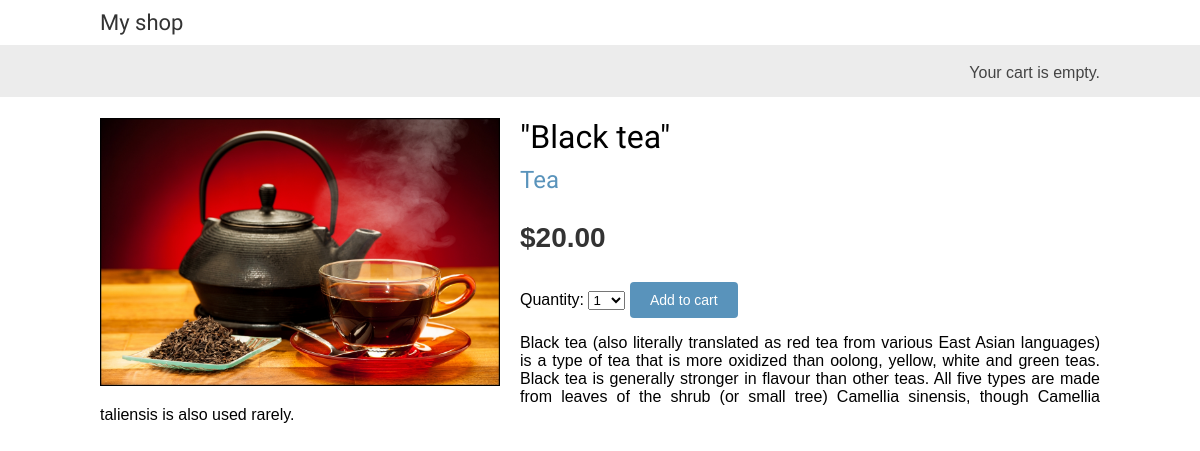
/2/black-tea/, run on the app's committed database.
### shop/models.py (models this page shows, shortened)
class  Product(models.Model):
    category = models.ForeignKey(Category,
                              related_name='products',
                              on_delete=models.CASCADE)
    name = models.CharField(max_length=200)
    slug = models.SlugField(max_length=200)
    image = models.ImageField(upload_to = 'products/%Y/%m/%d',
                              blank=True)
    description = models.TextField(blank=True)
    price = models.DecimalField(max_digits=10,
                                decimal_places=2)
    available = models.BooleanField(default=True)
    created = models.DateTimeField(auto_now_add=True)
    updated = models.DateTimeField(auto_now=True)
    class Meta:
        ordering = ['name']
        indexes = [
            models.Index(fields=['id','slug']),
            models.Index(fields=['name']),
            models.Index(fields=['-created']),
        ]

class Category(models.Model):
    name = models.CharField(max_length=200)
    slug = models.SlugField(max_length=200)
    class Meta:
        ordering = ['name']
        indexes = [
            models.Index(fields=['name']),
        ]
        verbose_name = 'category'
        verbose_name_plural = 'categories'
    def __str__(self):
        return self.name
    def get_absolute_url(self):
        return reverse('shop:product_list_by_category',
                        args = [self.slug])

### shop/views.py (the view)
# urls.py: path('<int:id>/<slug:slug>/', views.product_detail,
def product_detail(request, id, slug):
    product = get_object_or_404(Product,
                                id=id,
                                slug=slug,
                                available=True)
    cart_product_form = CartAddProductForm()
    r = Recommender()
    recommeded_products = r.suggest_products_for([product],4)
    return render(request, 'shop/product/detail.html',
                  {'product': product,
                  'cart_product_form': cart_product_form,
                  'recommended_products':recommeded_products})

### cart/forms.py
class CartAddProductForm(forms.Form):
    quantity = forms.TypedChoiceField(
                    choices = PRODUCT_QUANTITY_CHOICES,
                    coerce=int)
    override = forms.BooleanField(required=False,
                                  initial = False,
                                  widget=forms.HiddenInput)

### cart/cart.py (called while the page is built)
    def __len__(self):
        return sum(item['quantity'] for item in self.cart.values())

### cart/context_processors.py (called while the page is built)
def cart(request):
    return {'cart':Cart(request)}

### shop/recommender.py (called while the page is built, shortened)
    def get_product_key(self, id):
        return f'product:{id}: purchased_with'

    def suggest_products_for(self, products, max_results=6):
        products_ids = [p.id for p in products]
        if len(products) == 1 :
            suggestions = r.zrange(
                    self.get_product_key(products_ids[0]),
                    0,-1,desc=True)[:max_results]
        suggested_products_ids = [int(id) for id in suggestions]
        suggested_products = list(Product.objects.filter(
            id__in=suggested_products_ids))
        suggested_products.sort(key=lambda x: suggested_products_ids.index(x.id))
        return suggested_products

### shop/templates/shop/product/detail.html (shortened to what this page needs)
{% extends "shop/base.html" %}
{% load static %}
{% block content %}
 <div class="product-detail">
    <img src="{% if product.image %}{{ product.image.url }} {% else %} {% static 'img/no_image.png' %}{% endif %}">
    <h1>"{{ product.name }}" </h1>
    <h2>
        <a href="{{ product.category.get_absolute_url }}">
            {{ product.category }}
        </a>
    </h2>
    <p class="price">${{ product.price }} </p>
    <form action={% url "cart:cart_add" product.id %} method="post">
        {{ cart_product_form }}
        <input type="submit" value="Add to cart">
    </form>
    {{ product.description|linebreaks }}
</div>
{% endblock %}

### shop/static/css/base.css (style rules this page uses)
body { margin:0; padding:0; font-family:helvetica, sans-serif; }
h1, h2, h3, h4, h5 , h6 { font-family: 'Ubuntu', sans-serif; font-weight:normal; }
a { text-decoration:none; color:#5993bb; }
a.button, input[type="submit"] { color:#fff; background:#5993bb; border-radius:4px; padding:10px 20px; font-size:14px; border:0; }
.product-detail { text-align:justify; }
.product-detail .price { color:#333; font-size:28px; font-weight:bold; }
.product-detail img { width:40%; float:left; padding:0 20px 20px 0; }
.product-detail h1 { margin-bottom:0; }
.product-detail h2 { margin-top:10px; }

### data on the page
Product: image (picture), name "Black tea", category "Tea", price "20.00", description "Black tea (also literally translated as red tea from various East Asian languages) is a type of tea that is more oxidized than oolong, yellow, white and green teas. Black tea is generally stronger in flavour than other teas. All five types are made from leaves of the shrub (or small tree) Camellia sinensis, though Camellia taliensis is also used rarely."
